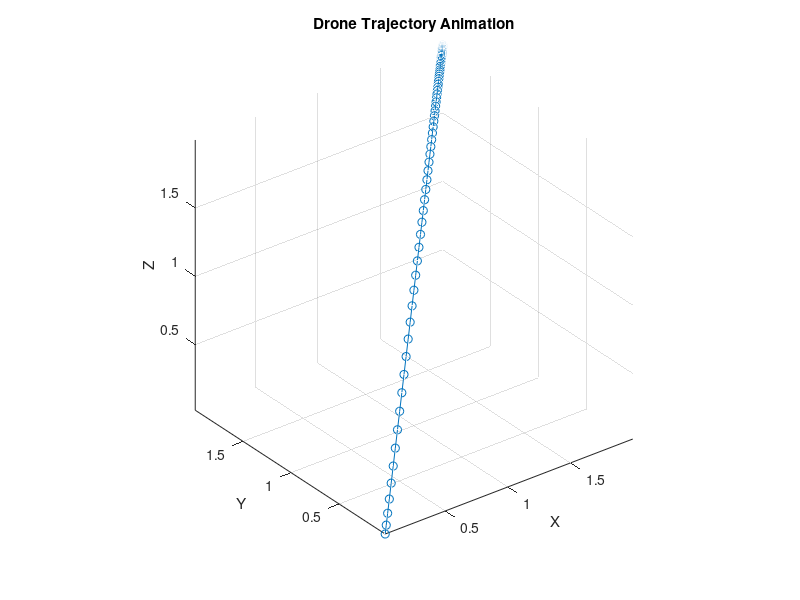
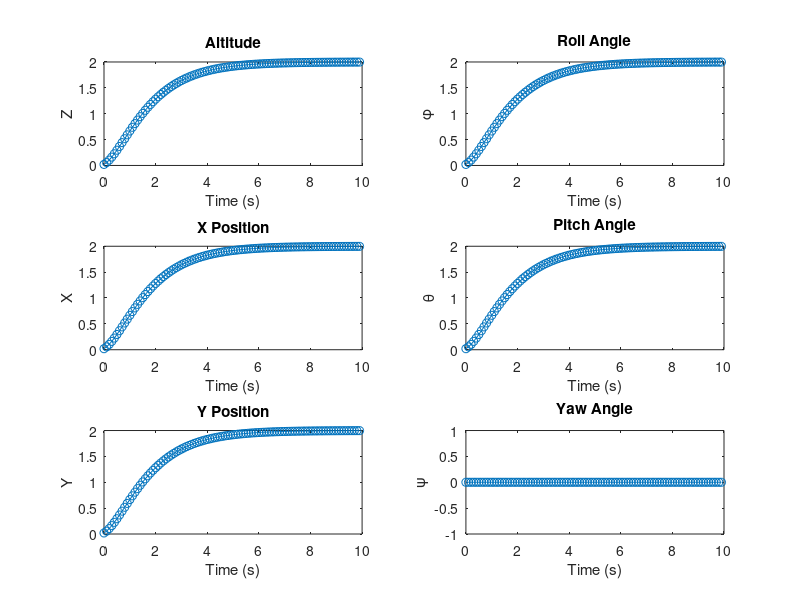

The MATLAB source for these figures, in order: (Note: this script raises an error after producing the figures.)
clear all;
close all;
clc;

%% Parameters of drone
m = 0.6150; % mass
g = 9.81; % gravity

omega = 0.4; % We define omega = -w1-w2+w3+w4, with wi the angular velocity for each rotor.
Jx = 0.0154;
Jy = 0.0154;
Jz = 0.0309;
Jr = 0.05; % Inertia of the entire motors and rotors around the axis of the body.

a1 = (Jy - Jz) / Jx;  b1 = Jr * omega / Jx;  c1 = 1 / Jx;
a2 = (Jz - Jx) / Jy;  b2 = Jr * omega / Jy;  c2 = 1 / Jy;
a3 = (Jx - Jy) / Jz;  c3 = 1 / Jz;

%% Initialization
% Initial position, velocity, acceleration, and pose
x = 0;  x_dot = 0;
y = 0;  y_dot = 0;
z = 0;  z_dot = 0;

phi = 0;  phi_dot = 0;
theta = 0;  theta_dot = 0;
psi = 0;  psi_dot = 0;

% Target position, velocity, acceleration, and pose
xd = 2;  xd_v = 0;  xd_a = 0;
yd = 2;  yd_v = 0;  yd_a = 0;
zd = 2;  zd_v = 0;  zd_a = 0;

phid = 2;  phid_dot = 0;  phid_double_dot = 0;
thetad = 2;  thetad_dot = 0;  thetad_double_dot = 0;
psid = 0;  psid_dot = 0;  psid_double_dot = 0;

% Gains
k1 = 1;
k2 = 1;
k3 = 1;
k4 = 1;
k5 = 1;
k6 = 1;
k7 = 1;
k8 = 1;
k9 = 1;
k10 = 1;
k11 = 1;
k12 = 1;

%% Definition of State Space
% States
x1 = phi;
x2 = phi_dot;
x3 = theta;
x4 = theta_dot;
x5 = psi;
x6 = psi_dot;
x7 = z;
x8 = z_dot;
x9 = x;
x10 = x_dot;  
x11 = y;
x12 = y_dot;

%% Loop

num_steps = 100;
dt = 0.1;  % Adjusted time step for better animation

% Arrays to store state values
phi_array = zeros(num_steps, 1);
theta_array = zeros(num_steps, 1);
psi_array = zeros(num_steps, 1);
z_array = zeros(num_steps, 1);
x_array = zeros(num_steps, 1);
y_array = zeros(num_steps, 1);

figure;

for t = 1:num_steps
    % Position system
    ez_dot = x8 - zd_v;
    e2 = x8 - zd_v + k1 * (x7 - zd);
    ex_dot = x10 - xd_v;
    e3 = x10 - xd_v + k3 * (x9 - xd);
    ey_dot = x12 - yd_v;
    e4 = x12 - yd_v + k5 * (x11 - yd);
    
    u1 = m * (g - zd_a + k1 * ez_dot + k2 * e2) / (cos(x1) * cos(x3));
    ux = m * (-xd_a + k3 * ex_dot + k4 * e3) / u1;
    uy = m * (-yd_a + k5 * ey_dot + k6 * e4) / u1;

    % Pose system
%     phid = asin(ux * sin(x5) - uy * cos(x5));
%     thetad = asin(ux / (cos(x1) * cos(x5)) - sin(x1) * sin(x5) / (cos(x1) * cos(x5)));
    
    ephi_dot = x2 - phid_dot;
    e5 = x2 - phid_dot + k7 * (x1 - phid);
    etheta_dot = x4 - thetad_dot;
    e6 = x4 - thetad_dot + k9 * (x3 - thetad);
    epsi_dot = x6 - psid_dot;
    e7 = x6 - psid_dot + k11 * (x5 - psid);
    
    u2 = (-x4 * x6 * a1 + x4 * b1 + phid_double_dot - k7 * ephi_dot - k8 * e5) / c1;
    u3 = (-x2 * x6 * a2 + x2 * b2 + thetad_double_dot - k9 * etheta_dot - k10 * e6) / c2;
    u4 = (-x2 * x4 * a3 + psid_double_dot - k11 * epsi_dot - k12 * e7) / c3;

    % Update of states
    phi_double_dot = x4 * x6 * a1 - x4 * b1 + c1 * u2;
    theta_double_dot = x2 * x6 * a2 - x2 * b2 + c2 * u3;
    psi_double_dot = x2 * x4 * a3 + c3 * u4;
    z_double_dot = g - u1 * cos(x1) * cos(x3) / m;
    x_double_dot = -u1 * ux / m;
    y_double_dot = -u1 * uy / m;

    % Euler integration to update velocities
    phi_dot = phi_dot + phi_double_dot * dt;
    theta_dot = theta_dot + theta_double_dot * dt;
    psi_dot = psi_dot + psi_double_dot * dt;
    z_dot = z_dot + z_double_dot * dt;
    x_dot = x_dot + x_double_dot * dt;
    y_dot = y_dot + y_double_dot * dt;

    % Euler integration to update states
    phi = phi + phi_dot * dt;
    theta = theta + theta_dot * dt;
    psi = psi + psi_dot * dt;
    z = z + z_dot * dt;
    x = x + x_dot * dt;
    y = y + y_dot * dt;
    
   % Update of all the xi
    x1 = phi;
    x2 = phi_dot;
    x3 = theta;
    x4 = theta_dot;
    x5 = psi;
    x6 = psi_dot;
    x7 = z;
    x8 = z_dot;
    x9 = x;
    x10 = x_dot;
    x11 = y;
    x12 = y_dot;
    
    % Store state values
    if t <= num_steps
        phi_array(t,1) = phi;
        theta_array(t) = theta;
        psi_array(t) = psi;
        z_array(t) = z;
        x_array(t) = x;
        y_array(t) = y;
    end

    % Plot animation
    plot3(x_array, y_array, z_array, '-o');
    xlabel('X');
    ylabel('Y');
    zlabel('Z');
    title('Drone Trajectory Animation');
    grid on;
    axis equal;
    drawnow;
end

%% Create subplots for each state variable
figure;

subplot(3, 2, 2);
plot(0:dt:(num_steps-1)*dt, phi_array, '-o');
xlabel('Time (s)');
ylabel('\phi');
title('Roll Angle');

subplot(3, 2, 4);
plot(0:dt:(num_steps-1)*dt, theta_array, '-o');
xlabel('Time (s)');
ylabel('\theta');
title('Pitch Angle');

subplot(3, 2, 6);
plot(0:dt:(num_steps-1)*dt, psi_array, '-o');
xlabel('Time (s)');
ylabel('\psi');
title('Yaw Angle');

subplot(3, 2, 1);
plot(0:dt:(num_steps-1)*dt, z_array, '-o');
xlabel('Time (s)');
ylabel('Z');
title('Altitude');

subplot(3, 2, 3);
plot(0:dt:(num_steps-1)*dt, x_array, '-o');
xlabel('Time (s)');
ylabel('X');
title('X Position');

subplot(3, 2, 5);
plot(0:dt:(num_steps-1)*dt, y_array, '-o');
xlabel('Time (s)');
ylabel('Y');
title('Y Position');

% Adjust the layout
sgtitle('Drone State Variables Over Time');